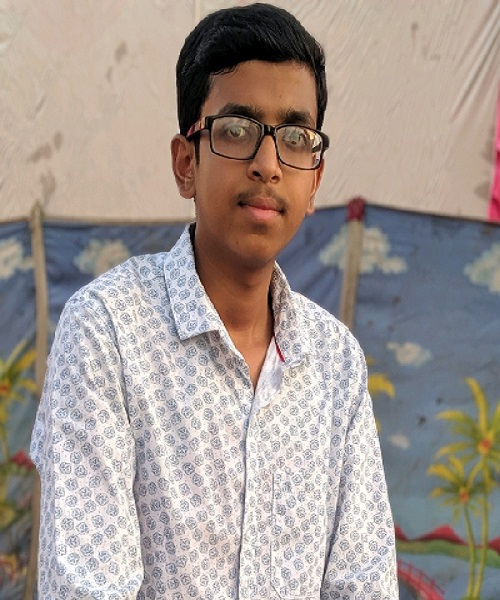
#> input picture Task2/aks1.jpg, 500 x 600 px
$ jupyter execute Task2.ipynb
#> lines starting #> are read from the running program, lines starting #| are printed output that depends on the picture
# LGMVIP:Beginner Level Task:
# Task 2:Image to Pencil Sketch with Python:
# Author: Abdulmuiz Shaikh

[cell 1]
#Importing open cv library
import cv2

[cell 2]
#reading image
image = cv2.imread("aks1.jpg")
#> image is the input picture: shape (600, 500, 3); mean B, G, R 147.3, 153.4, 164.5
cv2.imshow("AKS", image)
cv2.waitKey(0)

[cell 3]
#converting rgb image to gray scale image using cvtColor function
gray_image = cv2.cvtColor(image, cv2.COLOR_RGB2GRAY)
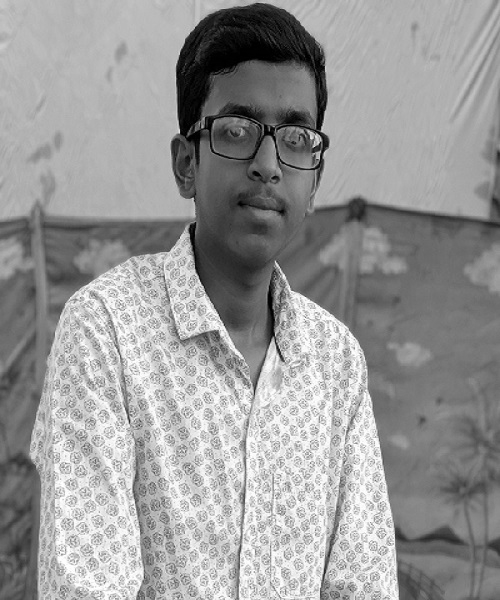
#> gray_image: shape (600, 500); min 0, max 255, mean 152.8
cv2.imshow("aks", gray_image)
cv2.waitKey(0)

[cell 4]
#here we can obtain an inverted image by subtracting all gray image matrix values from 255
inverted_image = 255 - gray_image
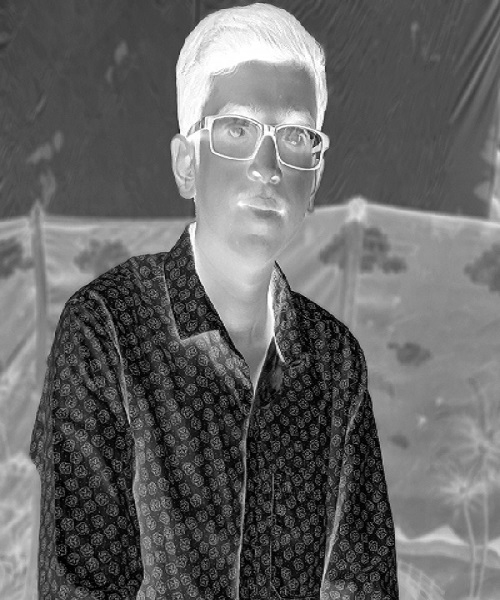
#> inverted_image: shape (600, 500); min 0, max 255, mean 102.2
cv2.imshow("Inverted", inverted_image)
cv2.waitKey(0)

[cell 5]
#using this function we can use Gaussian Smoothing on the input source image
blurred = cv2.GaussianBlur(inverted_image, (25, 25), 0)
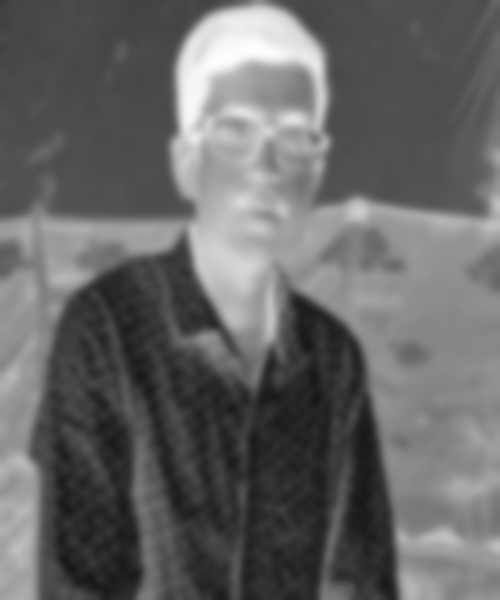
#> blurred: shape (600, 500); min 22, max 254, mean 102.2

[cell 6]
#here we can obtain an sketching image by dividing 1st image input by 2nd one
inverted_blurred = 255 - blurred
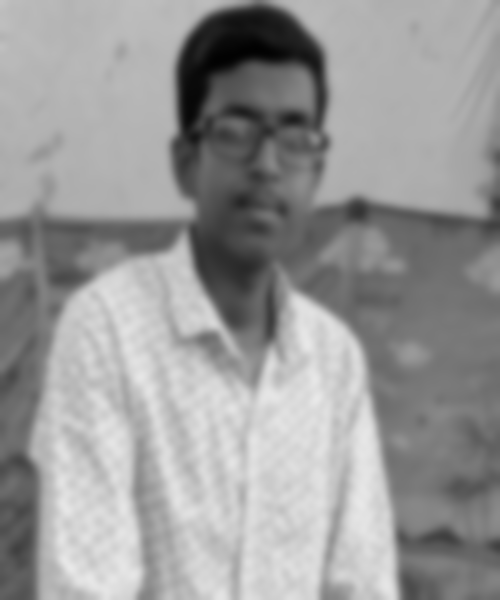
#> inverted_blurred: shape (600, 500); min 1, max 233, mean 152.8
pencil_sketch = cv2.divide(gray_image, inverted_blurred, scale=250.0)
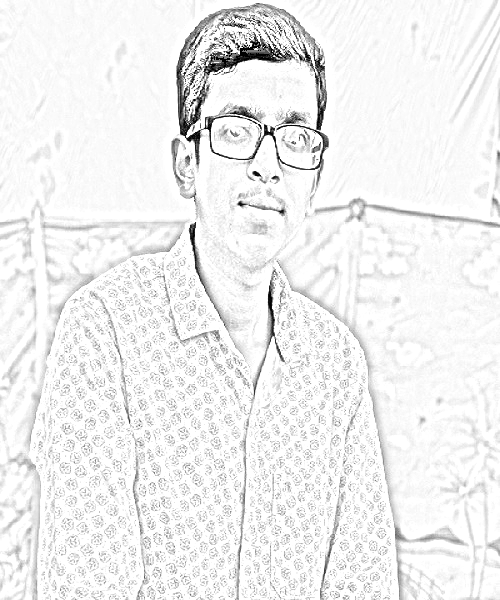
#> pencil_sketch: shape (600, 500); min 0, max 255, mean 239.5
cv2.imshow("Sketch", pencil_sketch)
cv2.waitKey(0)
